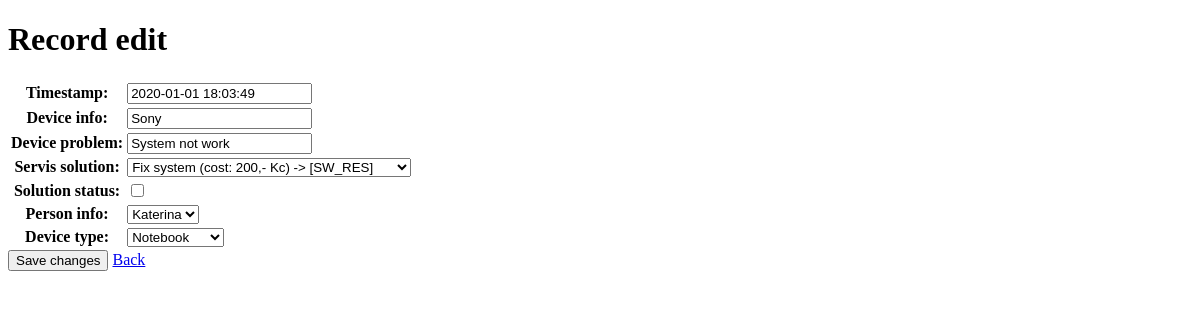
The app's page /records/2/edit/, older data.
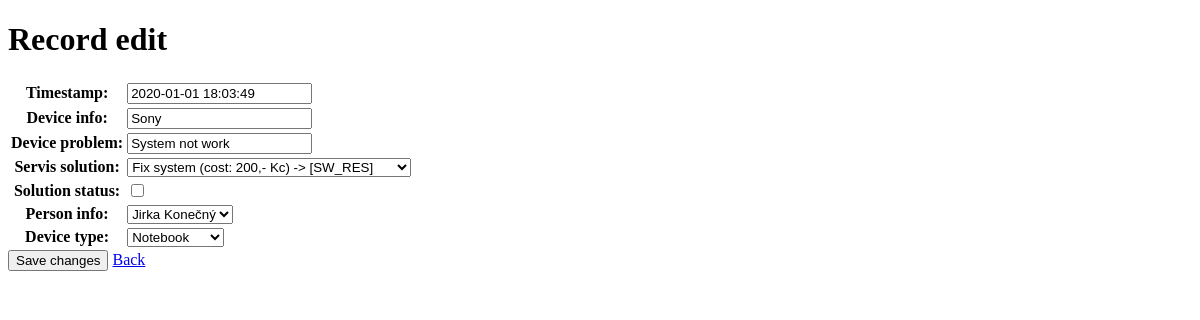
The same page, newer data.
### records/models.py (models this page shows, shortened)
class Record(models.Model):
    timestamp = models.DateTimeField(default=datetime.now())
    device_info = models.CharField(max_length=50)
    device_problem = models.CharField(max_length=100)
    servis_solution = models.ForeignKey("Solution", on_delete=models.SET_DEFAULT, blank=True, null=True, default=None)
    solution_status=models.BooleanField(default=False)
    person_info = models.ForeignKey("Person",on_delete=models.CASCADE,blank=True,null=True,default=None)
    DEVICE_TYPES = [
        ('NTB', 'Notebook'),
        ('PC', 'Computer'),
        ('SMP', 'SmartPhone'),
        ('TBL', 'Tablet'),
        ('OT', 'Other'),
    ]
    device_type = models.CharField(max_length=4,choices=DEVICE_TYPES,default="NON")

### records/views.py (the view)
# urls.py: path('records/<int:record_id>/edit/', records.views.record_edit, name='record_edit'),
def record_edit(request, record_id):
    record = get_object_or_404(Record,id=record_id)
    if request.method == 'POST':
        form = RecordForm(request.POST, instance = record)
        if form.is_valid():
            form.save()
    else:
        form = RecordForm(instance = record)
    return render(request, 'r_edit.html', {'form':form, 't_record':record})

### records/forms.py
class RecordForm(forms.ModelForm):
    class Meta:
        model = Record
        exclude = []

### records/models.py (called while the page is built)
    def __str__(self):
        return self.person_name

    def __str__(self):
        return "{} (cost: {},- Kc) -> [{}]".format(self.solution_description,self.solution_cost,self.solution_type)

### templates/r_edit.html (shortened to what this page needs)
<!DOCTYPE html>
<html lang="en">
<body>
<h1>Record edit</h1>
<form action="{% url 'record_edit' form.instance.id %}" method="POST">
<table>
{{ form.as_table }}
</table>
<input type="submit" value="Save changes" onclick="alert('Data saved!')">
<a href="{% url 'record_detail' t_record.id %}">Back</a>
</form>
</body>
</html>

Row changes from the older to the newer data that the page shows:
changed Record "Sony": person_info "Katerina" → "Jirka Konečný"
